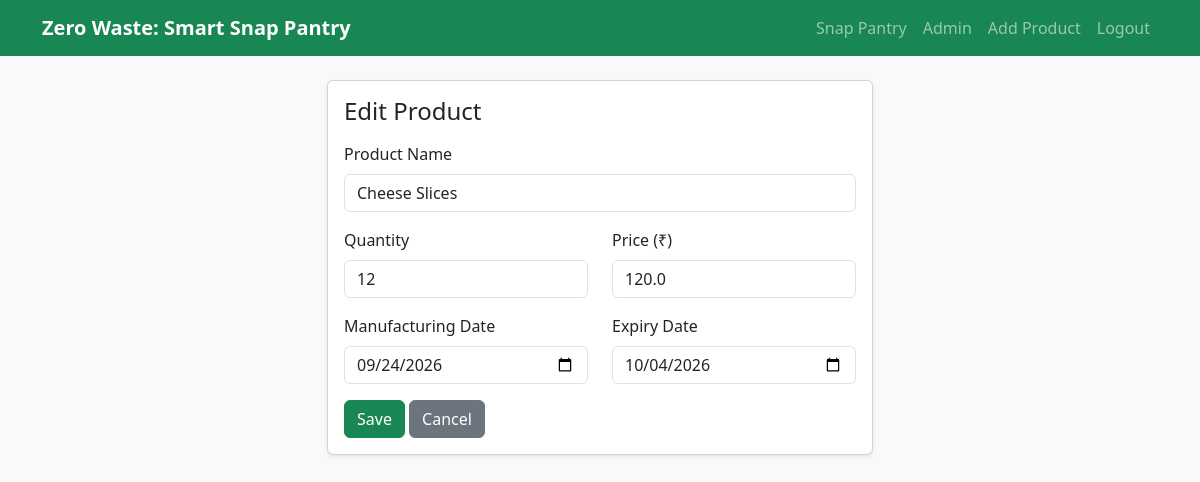
Page /edit/9 (signed in) on the committed database.
### tables this page shows
CREATE TABLE products (
            id INTEGER PRIMARY KEY AUTOINCREMENT,
            name TEXT NOT NULL,
            quantity INTEGER NOT NULL,
            mfg_date TEXT NOT NULL,
            expiry_date TEXT NOT NULL,
            price REAL NOT NULL
        );

### app.py (the view, shortened to what this page needs)
@app.route("/edit/<int:pid>", methods=["GET", "POST"])
@login_required
def edit_product(pid):
    conn = get_db()
    product = conn.execute("SELECT * FROM products WHERE id=?", (pid,)).fetchone()
    conn.close()
    if product is None:
        return redirect(url_for("admin"))
    return render_template("product_form.html", product=dict(product), title="Edit Product")

### app.py (called while the page is built)
def get_db():
    conn = sqlite3.connect(DB)
    conn.row_factory = sqlite3.Row
    return conn

def login_required(f):
    @wraps(f)
    def wrapper(*args, **kwargs):
        if not session.get("admin"):
            flash("Please login first.", "warning")
            return redirect(url_for("login"))
        return f(*args, **kwargs)
    return wrapper

### templates/product_form.html (shortened to what this page needs)
{% extends "base.html" %}
{% block content %}
<div class="row justify-content-center">
  <div class="col-md-6">
    <div class="card shadow-sm">
      <div class="card-body">
        <h4 class="mb-3">{{ title }}</h4>
        <form method="post">
          <div class="mb-3">
            <label class="form-label">Product Name</label>
            <input name="name" class="form-control" value="{{ product.get('name', '') if product else '' }}" required>
          </div>
          <div class="row">
            <div class="col mb-3">
              <label class="form-label">Quantity</label>
              <input name="quantity" type="number" min="0" class="form-control" value="{{ product.get('quantity', '') if product else '' }}" required>
            </div>
            <div class="col mb-3">
              <label class="form-label">Price (₹)</label>
              <input name="price" type="number" step="0.01" min="0" class="form-control" value="{{ product.get('price', '') if product else '' }}" required>
            </div>
          </div>
          <div class="row">
            <div class="col mb-3">
              <label class="form-label">Manufacturing Date</label>
              <input name="mfg_date" type="date" class="form-control" value="{{ product.get('mfg_date', '') if product else '' }}" required>
            </div>
            <div class="col mb-3">
              <label class="form-label">Expiry Date</label>
              <input name="expiry_date" type="date" class="form-control" value="{{ product.get('expiry_date', '') if product else '' }}" required>
            </div>
          </div>
          <button class="btn btn-success">Save</button>
          <a href="{{ url_for('admin') }}" class="btn btn-secondary">Cancel</a>
        </form>
      </div>
    </div>
  </div>
</div>
{% endblock %}

### rows in the picture
products: name "Cheese Slices", price "120.0", mfg_date "09/24/2026", expiry_date "10/04/2026"

### other values in the picture
{{ title }} "Edit Product"
